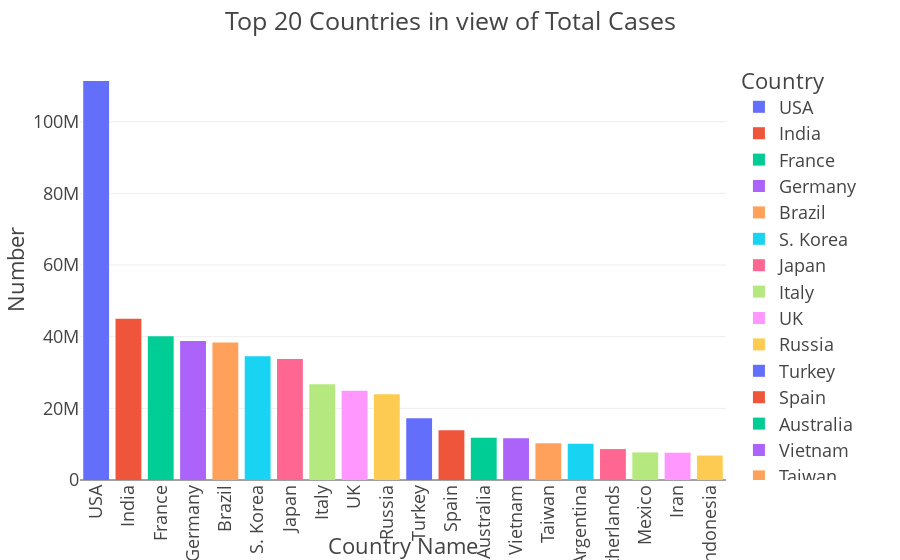

Notebook cell for this chart:
### Markdown cell above
## Country centered analysis

### Code cell
#Top 20 Countries in view of Total Cases
fig = px.bar(df.head(20), x='Country', y='Total Cases', color='Country')
fig.update_layout(template='presentation')
# Alternative way for doing background dark
#fig.update_layout(plot_bgcolor = "black")
fig.update_layout(title="Top 20 Countries in view of Total Cases",
                 xaxis_title= "Country Name",
                 yaxis_title= "Number")
fig.update_xaxes(tickangle=270)
fig.show()

### Figure 1 — Plotly figure (JSON) as saved in the notebook; plotly's stock layout.template omitted (floating-point values rounded to 4 significant figures)
{"data": [{"alignmentgroup": "True", "hovertemplate": "Country=%{x}<br>Total Cases=%{y}<extra></extra>", "legendgroup": "USA", "marker": {"color": "#636efa", "pattern": {"shape": ""}}, "name": "USA", "offsetgroup": "USA", "orientation": "v", "showlegend": true, "textposition": "auto", "type": "bar", "x": ["USA"], "xaxis": "x", "y": [111367209], "yaxis": "y"}, {"alignmentgroup": "True", "hovertemplate": "Country=%{x}<br>Total Cases=%{y}<extra></extra>", "legendgroup": "India", "marker": {"color": "#EF553B", "pattern": {"shape": ""}}, "name": "India", "offsetgroup": "India", "orientation": "v", "showlegend": true, "textposition": "auto", "type": "bar", "x": ["India"], "xaxis": "x", "y": [45028429], "yaxis": "y"}, {"alignmentgroup": "True", "hovertemplate": "Country=%{x}<br>Total Cases=%{y}<extra></extra>", "legendgroup": "France", "marker": {"color": "#00cc96", "pattern": {"shape": ""}}, "name": "France", "offsetgroup": "France", "orientation": "v", "showlegend": true, "textposition": "auto", "type": "bar", "x": ["France"], "xaxis": "x", "y": [40138560], "yaxis": "y"}, {"alignmentgroup": "True", "hovertemplate": "Country=%{x}<br>Total Cases=%{y}<extra></extra>", "legendgroup": "Germany", "marker": {"color": "#ab63fa", "pattern": {"shape": ""}}, "name": "Germany", "offsetgroup": "Germany", "orientation": "v", "showlegend": true, "textposition": "auto", "type": "bar", "x": ["Germany"], "xaxis": "x", "y": [38819284], "yaxis": "y"}, {"alignmentgroup": "True", "hovertemplate": "Country=%{x}<br>Total Cases=%{y}<extra></extra>", "legendgroup": "Brazil", "marker": {"color": "#FFA15A", "pattern": {"shape": ""}}, "name": "Brazil", "offsetgroup": "Brazil", "orientation": "v", "showlegend": true, "textposition": "auto", "type": "bar", "x": ["Brazil"], "xaxis": "x", "y": [38407327], "yaxis": "y"}, {"alignmentgroup": "True", "hovertemplate": "Country=%{x}<br>Total Cases=%{y}<extra></extra>", "legendgroup": "S. Korea", "marker": {"color": "#19d3f3", "pattern": {"shape": ""}}, "name": "S. Korea", "offsetgroup": "S. Korea", "orientation": "v", "showlegend": true, "textposition": "auto", "type": "bar", "x": ["S. Korea"], "xaxis": "x", "y": [34571873], "yaxis": "y"}, {"alignmentgroup": "True", "hovertemplate": "Country=%{x}<br>Total Cases=%{y}<extra></extra>", "legendgroup": "Japan", "marker": {"color": "#FF6692", "pattern": {"shape": ""}}, "name": "Japan", "offsetgroup": "Japan", "orientation": "v", "showlegend": true, "textposition": "auto", "type": "bar", "x": ["Japan"], "xaxis": "x", "y": [33803572], "yaxis": "y"}, {"alignmentgroup": "True", "hovertemplate": "Country=%{x}<br>Total Cases=%{y}<extra></extra>", "legendgroup": "Italy", "marker": {"color": "#B6E880", "pattern": {"shape": ""}}, "name": "Italy", "offsetgroup": "Italy", "orientation": "v", "showlegend": true, "textposition": "auto", "type": "bar", "x": ["Italy"], "xaxis": "x", "y": [26716804], "yaxis": "y"}, {"alignmentgroup": "True", "hovertemplate": "Country=%{x}<br>Total Cases=%{y}<extra></extra>", "legendgroup": "UK", "marker": {"color": "#FF97FF", "pattern": {"shape": ""}}, "name": "UK", "offsetgroup": "UK", "orientation": "v", "showlegend": true, "textposition": "auto", "type": "bar", "x": ["UK"], "xaxis": "x", "y": [24898914], "yaxis": "y"}, {"alignmentgroup": "True", "hovertemplate": "Country=%{x}<br>Total Cases=%{y}<extra></extra>", "legendgroup": "Russia", "marker": {"color": "#FECB52", "pattern": {"shape": ""}}, "name": "Russia", "offsetgroup": "Russia", "orientation": "v", "showlegend": true, "textposition": "auto", "type": "bar", "x": ["Russia"], "xaxis": "x", "y": [23957146], "yaxis": "y"}, {"alignmentgroup": "True", "hovertemplate": "Country=%{x}<br>Total Cases=%{y}<extra></extra>", "legendgroup": "Turkey", "marker": {"color": "#636efa", "pattern": {"shape": ""}}, "name": "Turkey", "offsetgroup": "Turkey", "orientation": "v", "showlegend": true, "textposition": "auto", "type": "bar", "x": ["Turkey"], "xaxis": "x", "y": [17232066], "yaxis": "y"}, {"alignmentgroup": "True", "hovertemplate": "Country=%{x}<br>Total Cases=%{y}<extra></extra>", "legendgroup": "Spain", "marker": {"color": "#EF553B", "pattern": {"shape": ""}}, "name": "Spain", "offsetgroup": "Spain", "orientation": "v", "showlegend": true, "textposition": "auto", "type": "bar", "x": ["Spain"], "xaxis": "x", "y": [13914811], "yaxis": "y"}, {"alignmentgroup": "True", "hovertemplate": "Country=%{x}<br>Total Cases=%{y}<extra></extra>", "legendgroup": "Australia", "marker": {"color": "#00cc96", "pattern": {"shape": ""}}, "name": "Australia", "offsetgroup": "Australia", "orientation": "v", "showlegend": true, "textposition": "auto", "type": "bar", "x": ["Australia"], "xaxis": "x", "y": [11812730], "yaxis": "y"}, {"alignmentgroup": "True", "hovertemplate": "Country=%{x}<br>Total Cases=%{y}<extra></extra>", "legendgroup": "Vietnam", "marker": {"color": "#ab63fa", "pattern": {"shape": ""}}, "name": "Vietnam", "offsetgroup": "Vietnam", "orientation": "v", "showlegend": true, "textposition": "auto", "type": "bar", "x": ["Vietnam"], "xaxis": "x", "y": [11624114], "yaxis": "y"}, {"alignmentgroup": "True", "hovertemplate": "Country=%{x}<br>Total Cases=%{y}<extra></extra>", "legendgroup": "Taiwan", "marker": {"color": "#FFA15A", "pattern": {"shape": ""}}, "name": "Taiwan", "offsetgroup": "Taiwan", "orientation": "v", "showlegend": true, "textposition": "auto", "type": "bar", "x": ["Taiwan"], "xaxis": "x", "y": [10241523], "yaxis": "y"}, {"alignmentgroup": "True", "hovertemplate": "Country=%{x}<br>Total Cases=%{y}<extra></extra>", "legendgroup": "Argentina", "marker": {"color": "#19d3f3", "pattern": {"shape": ""}}, "name": "Argentina", "offsetgroup": "Argentina", "orientation": "v", "showlegend": true, "textposition": "auto", "type": "bar", "x": ["Argentina"], "xaxis": "x", "y": [10094643], "yaxis": "y"}, {"alignmentgroup": "True", "hovertemplate": "Country=%{x}<br>Total Cases=%{y}<extra></extra>", "legendgroup": "Netherlands", "marker": {"color": "#FF6692", "pattern": {"shape": ""}}, "name": "Netherlands", "offsetgroup": "Netherlands", "orientation": "v", "showlegend": true, "textposition": "auto", "type": "bar", "x": ["Netherlands"], "xaxis": "x", "y": [8634340], "yaxis": "y"}, {"alignmentgroup": "True", "hovertemplate": "Country=%{x}<br>Total Cases=%{y}<extra></extra>", "legendgroup": "Mexico", "marker": {"color": "#B6E880", "pattern": {"shape": ""}}, "name": "Mexico", "offsetgroup": "Mexico", "orientation": "v", "showlegend": true, "textposition": "auto", "type": "bar", "x": ["Mexico"], "xaxis": "x", "y": [7702809], "yaxis": "y"}, {"alignmentgroup": "True", "hovertemplate": "Country=%{x}<br>Total Cases=%{y}<extra></extra>", "legendgroup": "Iran", "marker": {"color": "#FF97FF", "pattern": {"shape": ""}}, "name": "Iran", "offsetgroup": "Iran", "orientation": "v", "showlegend": true, "textposition": "auto", "type": "bar", "x": ["Iran"], "xaxis": "x", "y": [7626527], "yaxis": "y"}, {"alignmentgroup": "True", "hovertemplate": "Country=%{x}<br>Total Cases=%{y}<extra></extra>", "legendgroup": "Indonesia", "marker": {"color": "#FECB52", "pattern": {"shape": ""}}, "name": "Indonesia", "offsetgroup": "Indonesia", "orientation": "v", "showlegend": true, "textposition": "auto", "type": "bar", "x": ["Indonesia"], "xaxis": "x", "y": [6828605], "yaxis": "y"}], "layout": {"barmode": "relative", "legend": {"title": {"text": "Country"}, "tracegroupgap": 0}, "margin": {"t": 60}, "title": {"text": "Top 20 Countries in view of Total Cases"}, "xaxis": {"anchor": "y", "categoryarray": ["USA", "India", "France", "Germany", "Brazil", "S. Korea", "Japan", "Italy", "UK", "Russia", "Turkey", "Spain", "Australia", "Vietnam", "Taiwan", "Argentina", "Netherlands", "Mexico", "Iran", "Indonesia"], "categoryorder": "array", "domain": [0, 1], "tickangle": -90, "title": {"text": "Country Name"}}, "yaxis": {"anchor": "x", "domain": [0, 1], "title": {"text": "Number"}}}}
